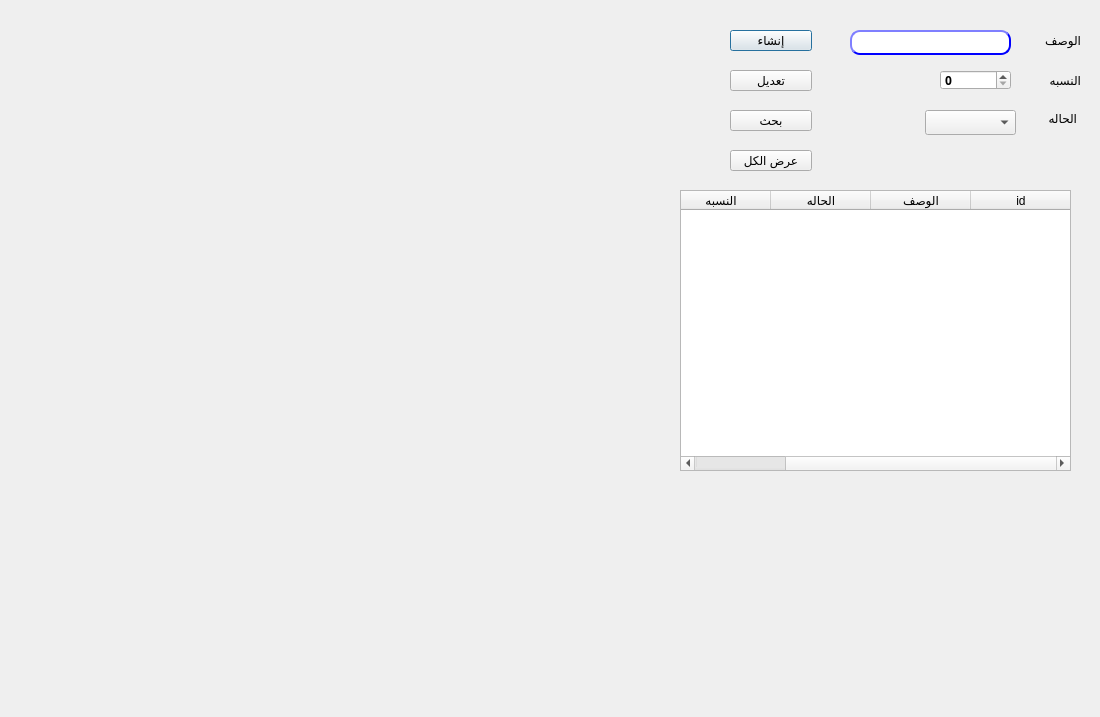
<?xml version="1.0" encoding="UTF-8"?>
<ui version="4.0">
 <class>CustomerGP</class>
 <widget class="QDialog" name="CustomerGP">
  <property name="geometry">
   <rect>
    <x>0</x>
    <y>0</y>
    <width>1100</width>
    <height>717</height>
   </rect>
  </property>
  <property name="minimumSize">
   <size>
    <width>1100</width>
    <height>717</height>
   </size>
  </property>
  <property name="maximumSize">
   <size>
    <width>1100</width>
    <height>717</height>
   </size>
  </property>
  <property name="windowTitle">
   <string>الشركات</string>
  </property>
  <widget class="QLabel" name="desc">
   <property name="geometry">
    <rect>
     <x>1000</x>
     <y>30</y>
     <width>81</width>
     <height>21</height>
    </rect>
   </property>
   <property name="text">
    <string>الوصف</string>
   </property>
  </widget>
  <widget class="QLabel" name="label_2">
   <property name="geometry">
    <rect>
     <x>1010</x>
     <y>110</y>
     <width>67</width>
     <height>17</height>
    </rect>
   </property>
   <property name="text">
    <string>الحاله</string>
   </property>
  </widget>
  <widget class="QComboBox" name="CMB_status">
   <property name="geometry">
    <rect>
     <x>925</x>
     <y>110</y>
     <width>91</width>
     <height>25</height>
    </rect>
   </property>
  </widget>
  <widget class="QPushButton" name="BTN_create">
   <property name="geometry">
    <rect>
     <x>730</x>
     <y>30</y>
     <width>82</width>
     <height>21</height>
    </rect>
   </property>
   <property name="styleSheet">
    <string notr="true"/>
   </property>
   <property name="text">
    <string>إنشاء</string>
   </property>
  </widget>
  <widget class="QLineEdit" name="LE_desc">
   <property name="geometry">
    <rect>
     <x>850</x>
     <y>30</y>
     <width>161</width>
     <height>25</height>
    </rect>
   </property>
   <property name="styleSheet">
    <string notr="true">QLineEdit{
                                        background-color: white;
                                        border-style: outset;
                                        border-width: 2px;
                                        border-radius: 10px;
                                        border-color: blue;
                                        min-width: 6em;
                                        }
                                        QLineEdit:hover {
                                        background: qradialgradient(
                                        cx: 0.3, cy: -0.4, fx: 0.3, fy: -0.4,
                                        radius: 1.35, stop: 0 #fff, stop: 1 #bbb
                                        );
                                        }
                                       QLineEdit:pressed {
                                        border-style: inset;
                                        background: qradialgradient(
                                        cx: 0.4, cy: -0.1, fx: 0.4, fy: -0.1,
                                        radius: 1.35, stop: 0 #fff, stop: 1 #ddd
                                        );
                                        }
                                    </string>
   </property>
   <property name="maxLength">
    <number>50</number>
   </property>
  </widget>
  <widget class="QTableWidget" name="Qtable">
   <property name="geometry">
    <rect>
     <x>680</x>
     <y>190</y>
     <width>391</width>
     <height>281</height>
    </rect>
   </property>
   <property name="layoutDirection">
    <enum>Qt::RightToLeft</enum>
   </property>
   <column>
    <property name="text">
     <string>id</string>
    </property>
   </column>
   <column>
    <property name="text">
     <string>الوصف</string>
    </property>
   </column>
   <column>
    <property name="text">
     <string>الحاله</string>
    </property>
   </column>
   <column>
    <property name="text">
     <string>النسبه</string>
    </property>
   </column>
  </widget>
  <widget class="QPushButton" name="BTN_modify">
   <property name="geometry">
    <rect>
     <x>730</x>
     <y>70</y>
     <width>82</width>
     <height>21</height>
    </rect>
   </property>
   <property name="styleSheet">
    <string notr="true"/>
   </property>
   <property name="text">
    <string>تعديل</string>
   </property>
  </widget>
  <widget class="QPushButton" name="BTN_search">
   <property name="geometry">
    <rect>
     <x>730</x>
     <y>110</y>
     <width>82</width>
     <height>21</height>
    </rect>
   </property>
   <property name="styleSheet">
    <string notr="true"/>
   </property>
   <property name="text">
    <string>بحث</string>
   </property>
  </widget>
  <widget class="QLabel" name="LB_id">
   <property name="enabled">
    <bool>false</bool>
   </property>
   <property name="geometry">
    <rect>
     <x>820</x>
     <y>40</y>
     <width>31</width>
     <height>20</height>
    </rect>
   </property>
   <property name="text">
    <string/>
   </property>
  </widget>
  <widget class="QLabel" name="LB_status">
   <property name="enabled">
    <bool>false</bool>
   </property>
   <property name="geometry">
    <rect>
     <x>830</x>
     <y>130</y>
     <width>31</width>
     <height>21</height>
    </rect>
   </property>
   <property name="text">
    <string/>
   </property>
  </widget>
  <widget class="QPushButton" name="BTN_search_all">
   <property name="geometry">
    <rect>
     <x>730</x>
     <y>150</y>
     <width>82</width>
     <height>21</height>
    </rect>
   </property>
   <property name="styleSheet">
    <string notr="true"/>
   </property>
   <property name="text">
    <string>عرض الكل</string>
   </property>
  </widget>
  <widget class="QLabel" name="desc_2">
   <property name="geometry">
    <rect>
     <x>1000</x>
     <y>70</y>
     <width>81</width>
     <height>21</height>
    </rect>
   </property>
   <property name="text">
    <string>النسبه</string>
   </property>
  </widget>
  <widget class="QSpinBox" name="LE_rate">
   <property name="geometry">
    <rect>
     <x>940</x>
     <y>70</y>
     <width>71</width>
     <height>20</height>
    </rect>
   </property>
   <property name="font">
    <font>
     <family>29LT Bukra Regular</family>
     <pointsize>9</pointsize>
     <weight>75</weight>
     <bold>true</bold>
    </font>
   </property>
   <property name="maximum">
    <number>99</number>
   </property>
  </widget>
 </widget>
 <resources/>
 <connections/>
</ui>
